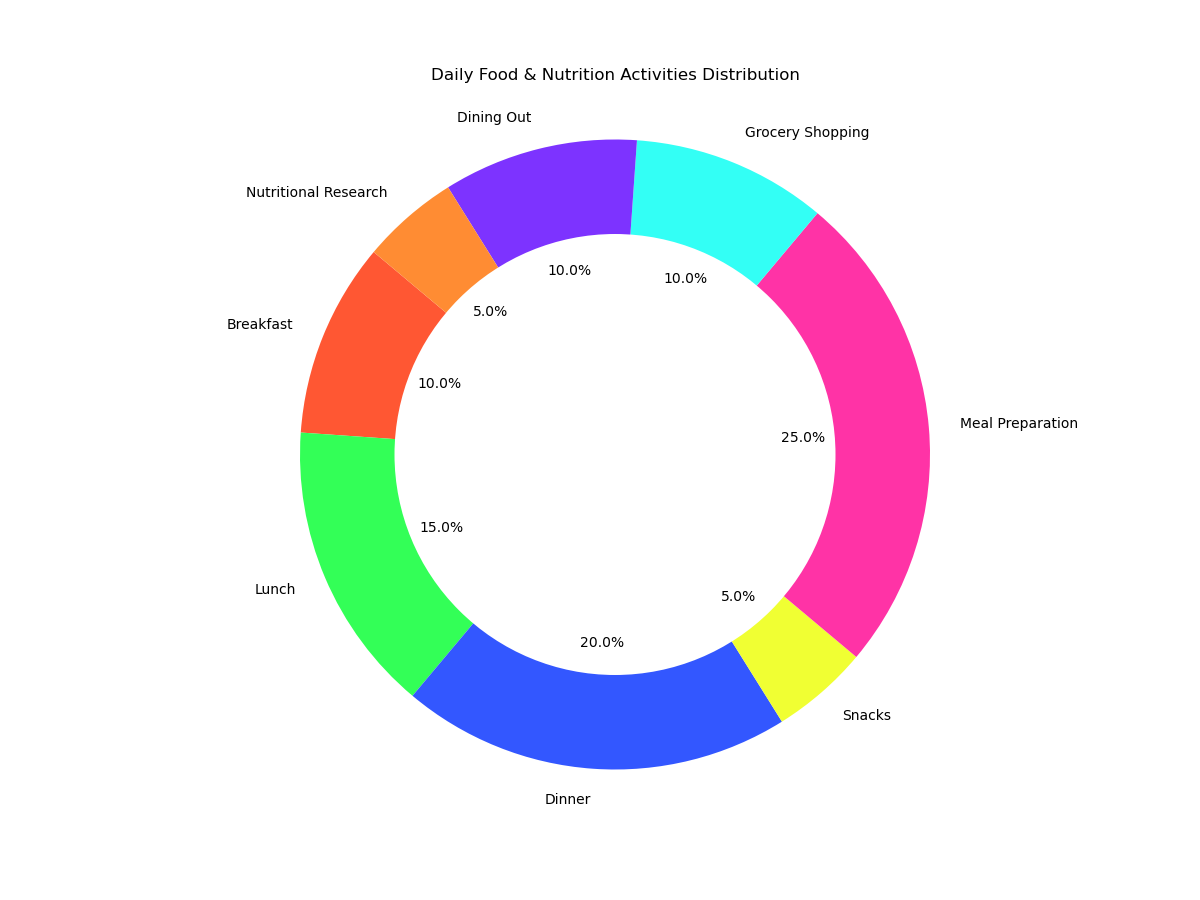

Recreate this plot in Python.

import matplotlib.pyplot as plt

# Data to plot
food_items = ['Breakfast', 'Lunch', 'Dinner', 'Snacks', 'Meal Preparation', 'Grocery Shopping', 'Dining Out', 'Nutritional Research']
time_spent = [1, 1.5, 2, 0.5, 2.5, 1, 1, 0.5]
colors = ['#FF5733', '#33FF57', '#3357FF', '#F0FF33', '#FF33A6', '#33FFF5', '#7D33FF', '#FF8C33']

# Plot pie chart
plt.figure(figsize=(12, 9))
plt.pie(time_spent, labels=food_items, colors=colors, autopct='%1.1f%%', startangle=140)

# Draw a circle at the center of pie to make it look like a donut
centre_circle = plt.Circle((0,0),0.70,fc='white')
fig = plt.gcf()
fig.gca().add_artist(centre_circle)

# Equal aspect ratio ensures that pie is drawn as a circle.
plt.axis('equal')

plt.title('Daily Food & Nutrition Activities Distribution', pad=20)
plt.show()
